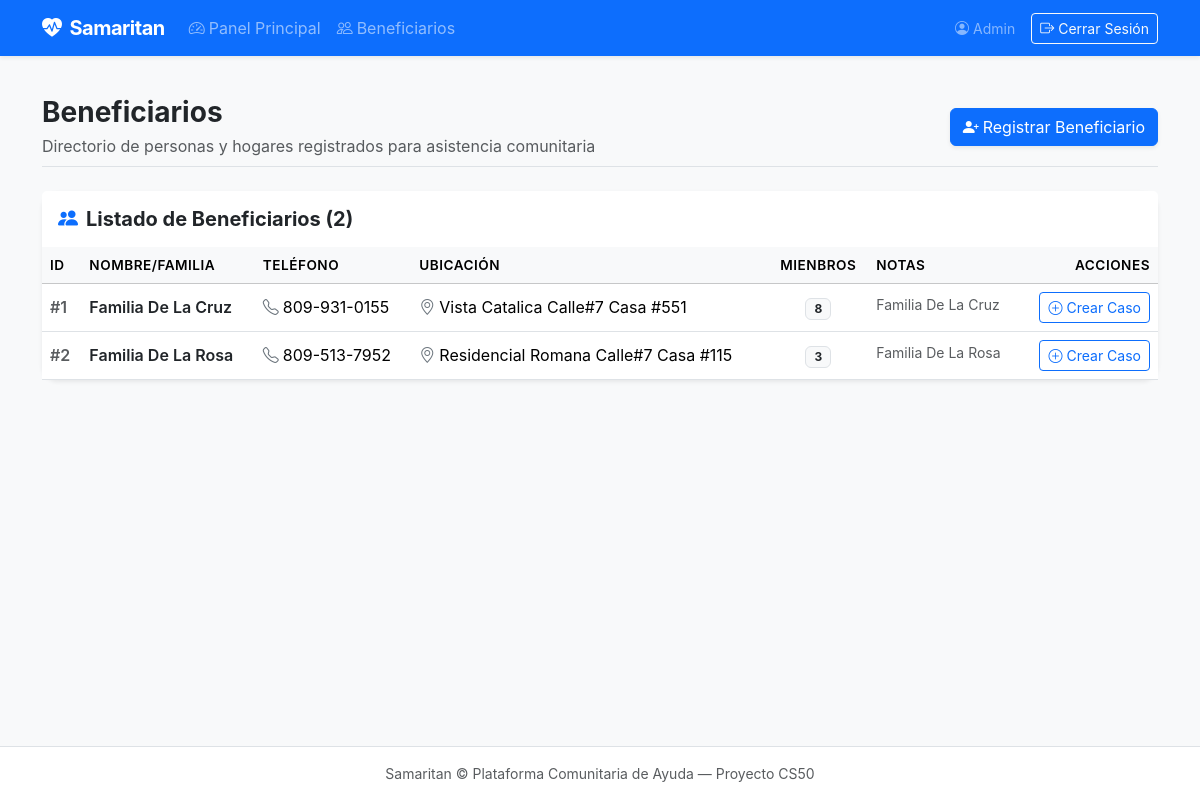
Screenshot of /beneficiaries (signed in) with the database file from the repository.
### tables this page shows
CREATE TABLE beneficiaries (
    id INTEGER PRIMARY KEY AUTOINCREMENT,
    name TEXT NOT NULL,
    phone TEXT,
    location TEXT,
    household_size INTEGER DEFAULT 1,
    notes TEXT,
    created_at TIMESTAMP DEFAULT CURRENT_TIMESTAMP
);

### app.py (the view, shortened to what this page needs)
@app.route("/beneficiaries", methods=["GET", "POST"])
@login_required
def beneficiaries():
  with get_db() as conn:
    all_beneficiaries = conn.execute("SELECT * FROM beneficiaries ORDER BY name ASC").fetchall()
  return render_template("beneficiaries.html", beneficiaries=all_beneficiaries)

### app.py (called while the page is built)
@app.after_request
def after_request(response):
    response.headers["Cache-Control"] = "no-cache, no-store, must-revalidate"
    response.headers["Expires"] = 0
    response.headers["Pragma"] = "no-cache"
    return response

### db.py (called while the page is built)
def get_db():
  if "db" not in g:
    g.db = sqlite3.connect(
      current_app.config["DATABASE"],
      detect_types=sqlite3.PARSE_DECLTYPES
    )
    g.db.row_factory = sqlite3.Row
  return g.db

def login_required(f):
  @wraps(f)
  def wrapper(*args, **kwargs):
    if session.get("user_id") is None:
      return redirect("/login")
    return f(*args, **kwargs)
  return wrapper

### templates/beneficiaries.html (shortened to what this page needs)
{% extends "layout.html" %}
{% block main %}
<div class="d-flex flex-column flex-md-row justify-content-between align-items-md-center mb-4 pb-2 border-bottom">
  <div>
    <h1 class="h3 fw-bold mb-1">Beneficiarios</h1>
    <p class="text-muted mb-0">Directorio de personas y hogares registrados para asistencia comunitaria</p>
  </div>
  <div class="mt-3 mt-md-0">
    <button class="btn btn-primary shadow-sm" type="button" data-bs-toggle="collapse" data-bs-target="#newBeneficiaryCollapse" aria-expanded="false" aria-controls="newBeneficiaryCollapse">
      <i class="bi bi-person-plus-fill me-1"></i>Registrar Beneficiario
    </button>
  </div>
</div>
<div class="card border-0 shadow-sm rounded-4">
  <div class="card-header bg-white py-3 border-0 d-flex justify-content-between align-items-center">
    <h5 class="fw-bold mb-0"><i class="bi bi-people-fill me-2 text-primary"></i>Listado de Beneficiarios ({{ beneficiaries | length }})</h5>
  </div>
  <div class="table-responsive">
    <table class="table table-hover align-middle mb-0">
      <thead class="table-light">
        <tr>
          <th scope="col">ID</th>
          <th scope="col">NOMBRE/FAMILIA</th>
          <th scope="col">TELÉFONO</th>
          <th scope="col">UBICACIÓN</th>
          <th scope="col" class="text-center">MIENBROS</th>
          <th scope="col">NOTAS</th>
          <th scope="col" class="text-end">ACCIONES</th>
        </tr>
      </thead>
      <tbody>
        {% if beneficiaries %}
            {% for b in beneficiaries %}
                <tr>
                    <td class="text-muted fw-semibold">#{{ b.id }}</td>
                    <td class="fw-semibold text-dark">{{ b.name }}</td>
                    <td>
                        {% if b.phone %}
                            <i class="bi bi-telephone me-1 text-secondary"></i>{{ b.phone }}
                        {% else %}
                            <span class="text-muted fst-italic">N/A</span>
                        {% endif %}
                    </td>
                    <td>
                        {% if b.location %}
                            <i class="bi bi-geo-alt me-1 text-secondary"></i>{{ b.location }}
                        {% else %}
                            <span class="text-muted fst-italic">N/A</span>
                        {% endif %}
                    </td>
                    <td class="text-center">
                        <span class="badge bg-light text-dark border px-2 py-1">
                            {{ b.household_size or 1 }}
                        </span>
                    </td>
                    <td>
                        <span class="small text-muted text-truncate d-inline-block" style="max-width: 200px;">
                            {{ b.notes if b.notes else '-' }}
                        </span>
                    </td>
                    <td class="text-end">
                        <a href="/cases/new?beneficiary_id={{ b.id }}" class="btn btn-outline-primary btn-sm" title="Crear caso para esta familia">
                            <i class="bi bi-plus-circle me-1"></i>Crear Caso
                        </a>
                    </td>
                </tr>
            {% endfor %}
        {% endif %}
      </tbody>
    </table>
  </div>
</div>
{% endblock %}

### static/css/styles.css (style rules this page uses)
:root { --samaritan-primary: #0d6efd; --samaritan-bg: #f8f9fa; }
body { background-color: var(--samaritan-bg); font-family: -apple-system, BlinkMacSystemFont, "Segoe UI", Roboto, "Helvetica Neue", Arial, sans-serif; color: #212529; }
.card { transition: transform 0.15s ease, box-shadow 0.15s ease; }
.table th { font-weight: 600; font-size: 0.85rem; text-transform: uppercase; letter-spacing: 0.5px; }
.rounded-4 { border-radius: 1rem !important; }

### rows the page displays
beneficiaries: id "1", name "Familia De La Cruz", phone "809-931-0155", location "Vista Catalica Calle#7 Casa #551", household_size "8", notes "Familia De La Cruz"
beneficiaries: id "2", name "Familia De La Rosa", phone "809-513-7952", location "Residencial Romana Calle#7 Casa #115", household_size "3", notes "Familia De La Rosa"

### other values shown
{{ session.get("user_name", "Voluntario") }} "Admin"
{{ beneficiaries | length }} "2"
